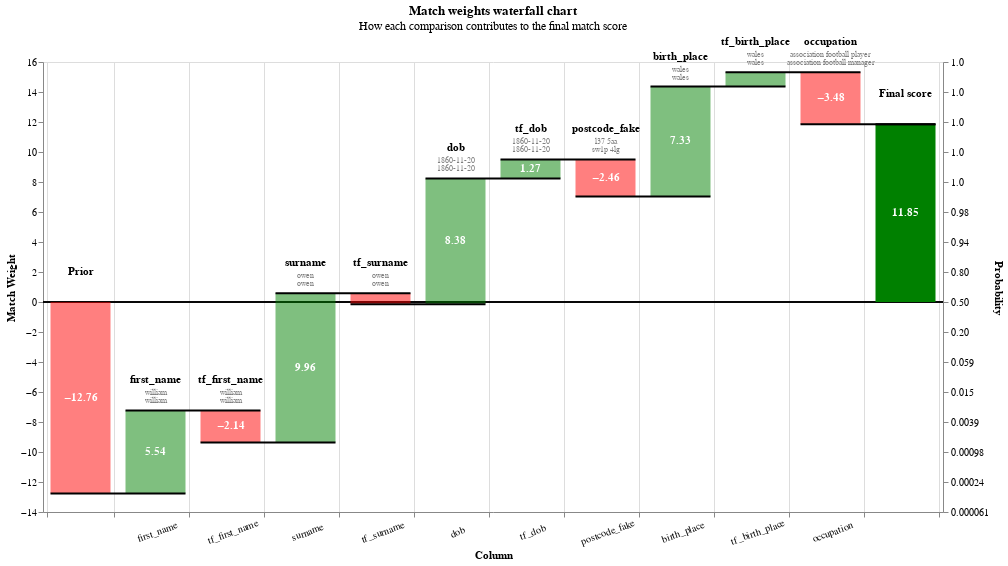

Write notebook code for a chart like this one.
### Code cell
records = linker.prediction_errors_from_labels_column(
    "cluster",
    threshold=0.999,
    include_false_negatives=False,
    include_false_positives=True,
).as_record_dict()
linker.waterfall_chart(records)

### Figure 1 — Vega-Lite specification as saved in the notebook (floating-point values rounded to 4 significant figures)
{"config": {"view": {"continuousWidth": 400, "continuousHeight": 300}}, "layer": [{"layer": [{"mark": "rule", "encoding": {"color": {"value": "black"}, "size": {"value": 0.5}, "y": {"field": "zero", "type": "quantitative"}}}, {"mark": {"type": "bar", "width": 60}, "encoding": {"color": {"condition": {"test": "(datum.log2_bayes_factor < 0)", "value": "red"}, "value": "green"}, "opacity": {"condition": {"test": "datum.column_name == 'Prior match weight' || datum.column_name == 'Final score'", "value": 1}, "value": 0.5}, "tooltip": [{"field": "column_name", "title": "Comparison column", "type": "nominal"}, {"field": "value_l", "title": "Value (L)", "type": "nominal"}, {"field": "value_r", "title": "Value (R)", "type": "nominal"}, {"field": "label_for_charts", "title": "Label", "type": "ordinal"}, {"field": "sql_condition", "title": "SQL condition", "type": "nominal"}, {"field": "comparison_vector_value", "title": "Comparison vector value", "type": "nominal"}, {"field": "bayes_factor", "format": ",.4f", "title": "Bayes factor = m/u", "type": "quantitative"}, {"field": "log2_bayes_factor", "format": ",.4f", "title": "Match weight = log2(m/u)", "type": "quantitative"}, {"field": "prob", "format": ".4f", "title": "Cumulative match probability", "type": "quantitative"}, {"field": "bayes_factor_description", "title": "Match weight description", "type": "nominal"}], "x": {"axis": {"grid": true, "labelAlign": "center", "labelAngle": -20, "labelExpr": "datum.value == 'Prior' || datum.value == 'Final score' ? '' : datum.value", "labelPadding": 10, "tickBand": "extent", "title": "Column"}, "field": "column_name", "sort": {"field": "bar_sort_order", "order": "ascending"}, "type": "nominal"}, "y": {"axis": {"grid": false, "orient": "left", "title": "Match Weight"}, "field": "previous_sum", "type": "quantitative"}, "y2": {"field": "sum"}}}, {"mark": {"type": "text", "fontWeight": "bold"}, "encoding": {"color": {"value": "white"}, "text": {"condition": {"test": "abs(datum.log2_bayes_factor) > 1", "field": "log2_bayes_factor", "format": ".2f", "type": "nominal"}, "value": ""}, "x": {"axis": {"labelAngle": -20, "title": "Column"}, "field": "column_name", "sort": {"field": "bar_sort_order", "order": "ascending"}, "type": "nominal"}, "y": {"axis": {"orient": "left"}, "field": "center", "type": "quantitative"}}}, {"mark": {"type": "text", "baseline": "bottom", "dy": -25, "fontWeight": "bold"}, "encoding": {"color": {"value": "black"}, "text": {"field": "column_name", "type": "nominal"}, "x": {"axis": {"labelAngle": -20, "title": "Column"}, "field": "column_name", "sort": {"field": "bar_sort_order", "order": "ascending"}, "type": "nominal"}, "y": {"field": "sum_top", "type": "quantitative"}}}, {"mark": {"type": "text", "baseline": "bottom", "dy": -13, "fontSize": 8}, "encoding": {"color": {"value": "grey"}, "text": {"field": "value_l", "type": "nominal"}, "x": {"axis": {"labelAngle": -20, "title": "Column"}, "field": "column_name", "sort": {"field": "bar_sort_order", "order": "ascending"}, "type": "nominal"}, "y": {"field": "sum_top", "type": "quantitative"}}}, {"mark": {"type": "text", "baseline": "bottom", "dy": -5, "fontSize": 8}, "encoding": {"color": {"value": "grey"}, "text": {"field": "value_r", "type": "nominal"}, "x": {"axis": {"labelAngle": -20, "title": "Column"}, "field": "column_name", "sort": {"field": "bar_sort_order", "order": "ascending"}, "type": "nominal"}, "y": {"field": "sum_top", "type": "quantitative"}}}]}, {"mark": {"type": "rule", "color": "black", "strokeWidth": 2, "x2Offset": 30, "xOffset": -30}, "encoding": {"x": {"axis": {"labelAngle": -20, "title": "Column"}, "field": "column_name", "sort": {"field": "bar_sort_order", "order": "ascending"}, "type": "nominal"}, "x2": {"field": "lead"}, "y": {"axis": {"labelExpr": "format(1 / (1 + pow(2, -1*datum.value)), '.2r')", "orient": "right", "title": "Probability"}, "field": "sum", "scale": {"zero": false}, "type": "quantitative"}}}], "data": {"name": "data-d3d6e59fac9c9c0c0fb88d54cfb5178e"}, "height": 450, "params": [{"name": "record_number", "bind": {"input": "range", "max": 1, "min": 0, "step": 1}, "value": 0}], "resolve": {"axis": {"y": "independent"}}, "title": {"text": "Match weights waterfall chart", "subtitle": "How each comparison contributes to the final match score"}, "transform": [{"filter": "(datum.record_number == record_number)"}, {"filter": "(datum.bayes_factor !== 1.0)"}, {"window": [{"op": "sum", "field": "log2_bayes_factor", "as": "sum"}, {"op": "lead", "field": "column_name", "as": "lead"}], "frame": [null, 0]}, {"calculate": "datum.column_name === \"Final score\" ? datum.sum - datum.log2_bayes_factor : datum.sum", "as": "sum"}, {"calculate": "datum.lead === null ? datum.column_name : datum.lead", "as": "lead"}, {"calculate": "datum.column_name === \"Final score\" || datum.column_name === \"Prior match weight\" ? 0 : datum.sum - datum.log2_bayes_factor", "as": "previous_sum"}, {"calculate": "datum.sum > datum.previous_sum ? datum.column_name : \"\"", "as": "top_label"}, {"calculate": "datum.sum < datum.previous_sum ? datum.column_name : \"\"", "as": "bottom_label"}, {"calculate": "datum.sum > datum.previous_sum ? datum.sum : datum.previous_sum", "as": "sum_top"}, {"calculate": "datum.sum < datum.previous_sum ? datum.sum : datum.previous_sum", "as": "sum_bottom"}, {"calculate": "(datum.sum + datum.previous_sum) / 2", "as": "center"}, {"calculate": "(datum.log2_bayes_factor > 0 ? \"+\" : \"\") + datum.log2_bayes_factor", "as": "text_log2_bayes_factor"}, {"calculate": "datum.sum < datum.previous_sum ? 4 : -4", "as": "dy"}, {"calculate": "datum.sum < datum.previous_sum ? \"top\" : \"bottom\"", "as": "baseline"}, {"calculate": "1. / (1 + pow(2, -1.*datum.sum))", "as": "prob"}, {"calculate": "0*datum.sum", "as": "zero"}], "width": {"step": 75}, "$schema": "https://vega.github.io/schema/vega-lite/v5.9.3.json", "datasets": {"data-d3d6e59fac9c9c0c0fb88d54cfb5178e": [{"column_name": "Prior", "label_for_charts": "Starting match weight (prior)", "sql_condition": null, "log2_bayes_factor": -12.76, "bayes_factor": 0.0001438, "comparison_vector_value": null, "m_probability": null, "u_probability": null, "bayes_factor_description": null, "value_l": "", "value_r": "", "term_frequency_adjustment": null, "bar_sort_order": 0, "record_number": 0}, {"column_name": "first_name", "label_for_charts": "Exact match first_name", "sql_condition": "\"first_name_l\" = \"first_name_r\"", "log2_bayes_factor": 5.535, "bayes_factor": 46.38, "comparison_vector_value": 3, "m_probability": 0.5546, "u_probability": 0.01196, "bayes_factor_description": "If comparison level is `exact match first_name` then comparison is 46.38 times more likely to be a match", "value_l": "william", "value_r": "william", "term_frequency_adjustment": false, "bar_sort_order": 1, "record_number": 0}, {"column_name": "tf_first_name", "label_for_charts": "Term freq adjustment on first_name with weight {cl.tf_adjustment_weight}", "sql_condition": "\"first_name_l\" = \"first_name_r\"", "log2_bayes_factor": -2.137, "bayes_factor": 0.2273, "comparison_vector_value": 3, "m_probability": null, "u_probability": null, "bayes_factor_description": "Term frequency adjustment on first_name makes comparison  4.40 times less likely to be a match", "value_l": "william", "value_r": "william", "term_frequency_adjustment": true, "bar_sort_order": 2, "record_number": 0}, {"column_name": "surname", "label_for_charts": "Exact match surname", "sql_condition": "\"surname_l\" = \"surname_r\"", "log2_bayes_factor": 9.956, "bayes_factor": 992.9, "comparison_vector_value": 3, "m_probability": 0.7905, "u_probability": 0.0007961, "bayes_factor_description": "If comparison level is `exact match surname` then comparison is 992.93 times more likely to be a match", "value_l": "owen", "value_r": "owen", "term_frequency_adjustment": false, "bar_sort_order": 3, "record_number": 0}, {"column_name": "tf_surname", "label_for_charts": "Term freq adjustment on surname with weight {cl.tf_adjustment_weight}", "sql_condition": "\"surname_l\" = \"surname_r\"", "log2_bayes_factor": -0.7336, "bayes_factor": 0.6014, "comparison_vector_value": 3, "m_probability": null, "u_probability": null, "bayes_factor_description": "Term frequency adjustment on surname makes comparison  1.66 times less likely to be a match", "value_l": "owen", "value_r": "owen", "term_frequency_adjustment": true, "bar_sort_order": 4, "record_number": 0}, {"column_name": "dob", "label_for_charts": "Exact match", "sql_condition": "\"dob_l\" = \"dob_r\"", "log2_bayes_factor": 8.379, "bayes_factor": 332.9, "comparison_vector_value": 3, "m_probability": 0.6233, "u_probability": 0.001872, "bayes_factor_description": "If comparison level is `exact match` then comparison is 332.91 times more likely to be a match", "value_l": "1860-11-20", "value_r": "1860-11-20", "term_frequency_adjustment": false, "bar_sort_order": 5, "record_number": 0}, {"column_name": "tf_dob", "label_for_charts": "Term freq adjustment on dob with weight {cl.tf_adjustment_weight}", "sql_condition": "\"dob_l\" = \"dob_r\"", "log2_bayes_factor": 1.265, "bayes_factor": 2.403, "comparison_vector_value": 3, "m_probability": null, "u_probability": null, "bayes_factor_description": "Term frequency adjustment on dob makes comparison 2.40 times more likely to be a match", "value_l": "1860-11-20", "value_r": "1860-11-20", "term_frequency_adjustment": true, "bar_sort_order": 6, "record_number": 0}, {"column_name": "postcode_fake", "label_for_charts": "All other comparisons", "sql_condition": "ELSE", "log2_bayes_factor": -2.464, "bayes_factor": 0.1812, "comparison_vector_value": 0, "m_probability": 0.1811, "u_probability": 0.9992, "bayes_factor_description": "If comparison level is `all other comparisons` then comparison is  5.52 times less likely to be a match", "value_l": "l37 5aa", "value_r": "sw1p 4lg", "term_frequency_adjustment": false, "bar_sort_order": 7, "record_number": 0}, {"column_name": "birth_place", "label_for_charts": "Exact match", "sql_condition": "\"birth_place_l\" = \"birth_place_r\"", "log2_bayes_factor": 7.329, "bayes_factor": 160.8, "comparison_vector_value": 1, "m_probability": 0.8306, "u_probability": 0.005165, "bayes_factor_description": "If comparison level is `exact match` then comparison is 160.82 times more likely to be a match", "value_l": "wales", "value_r": "wales", "term_frequency_adjustment": false, "bar_sort_order": 8, "record_number": 0}, {"column_name": "tf_birth_place", "label_for_charts": "Term freq adjustment on birth_place with weight {cl.tf_adjustment_weight}", "sql_condition": "\"birth_place_l\" = \"birth_place_r\"", "log2_bayes_factor": 0.9567, "bayes_factor": 1.941, "comparison_vector_value": 1, "m_probability": null, "u_probability": null, "bayes_factor_description": "Term frequency adjustment on birth_place makes comparison 1.94 times more likely to be a match", "value_l": "wales", "value_r": "wales", "term_frequency_adjustment": true, "bar_sort_order": 9, "record_number": 0}, {"column_name": "occupation", "label_for_charts": "All other comparisons", "sql_condition": "ELSE", "log2_bayes_factor": -3.476, "bayes_factor": 0.0899, "comparison_vector_value": 0, "m_probability": 0.08607, "u_probability": 0.9575, "bayes_factor_description": "If comparison level is `all other comparisons` then comparison is  11.12 times less likely to be a match", "value_l": "association football player", "value_r": "association football manager", "term_frequency_adjustment": false, "bar_sort_order": 10, "record_number": 0}, {"column_name": "tf_occupation", "label_for_charts": "All other comparisons", "sql_condition": "ELSE", "log2_bayes_factor": 0.0, "bayes_factor": 1.0, "comparison_vector_value": 0, "m_probability": 0.08607, "u_probability": 0.9575, "bayes_factor_description": "If comparison level is `all other comparisons` then comparison is  11.12 times less likely to be a match", "value_l": "", "value_r": "", "term_frequency_adjustment": true, "bar_sort_order": 11, "record_number": 0}, {"column_name": "Final score", "label_for_charts": "Final score", "sql_condition": null, "log2_bayes_factor": 11.85, "bayes_factor": 3683.0, "comparison_vector_value": null, "m_probability": null, "u_probability": null, "bayes_factor_description": null, "value_l": "", "value_r": "", "term_frequency_adjustment": null, "bar_sort_order": 12, "record_number": 0}, {"column_name": "Prior", "label_for_charts": "Starting match weight (prior)", "sql_condition": null, "log2_bayes_factor": -12.76, "bayes_factor": 0.0001438, "comparison_vector_value": null, "m_probability": null, "u_probability": null, "bayes_factor_description": null, "value_l": "", "value_r": "", "term_frequency_adjustment": null, "bar_sort_order": 0, "record_number": 1}, {"column_name": "first_name", "label_for_charts": "All other comparisons", "sql_condition": "ELSE", "log2_bayes_factor": -1.07, "bayes_factor": 0.4763, "comparison_vector_value": 0, "m_probability": 0.3252, "u_probability": 0.6829, "bayes_factor_description": "If comparison level is `all other comparisons` then comparison is  2.10 times less likely to be a match", "value_l": "william", "value_r": "will", "term_frequency_adjustment": false, "bar_sort_order": 1, "record_number": 1}, {"column_name": "tf_first_name", "label_for_charts": "All other comparisons", "sql_condition": "ELSE", "log2_bayes_factor": 0.0, "bayes_factor": 1.0, "comparison_vector_value": 0, "m_probability": 0.3252, "u_probability": 0.6829, "bayes_factor_description": "If comparison level is `all other comparisons` then comparison is  2.10 times less likely to be a match", "value_l": "", "value_r": "", "term_frequency_adjustment": true, "bar_sort_order": 2, "record_number": 1}, {"column_name": "surname", "label_for_charts": "Exact match surname", "sql_condition": "\"surname_l\" = \"surname_r\"", "log2_bayes_factor": 9.956, "bayes_factor": 992.9, "comparison_vector_value": 3, "m_probability": 0.7905, "u_probability": 0.0007961, "bayes_factor_description": "If comparison level is `exact match surname` then comparison is 992.93 times more likely to be a match", "value_l": "owen", "value_r": "owen", "term_frequency_adjustment": false, "bar_sort_order": 3, "record_number": 1}, {"column_name": "tf_surname", "label_for_charts": "Term freq adjustment on surname with weight {cl.tf_adjustment_weight}", "sql_condition": "\"surname_l\" = \"surname_r\"", "log2_bayes_factor": -0.7336, "bayes_factor": 0.6014, "comparison_vector_value": 3, "m_probability": null, "u_probability": null, "bayes_factor_description": "Term frequency adjustment on surname makes comparison  1.66 times less likely to be a match", "value_l": "owen", "value_r": "owen", "term_frequency_adjustment": true, "bar_sort_order": 4, "record_number": 1}, {"column_name": "dob", "label_for_charts": "Exact match", "sql_condition": "\"dob_l\" = \"dob_r\"", "log2_bayes_factor": 8.379, "bayes_factor": 332.9, "comparison_vector_value": 3, "m_probability": 0.6233, "u_probability": 0.001872, "bayes_factor_description": "If comparison level is `exact match` then comparison is 332.91 times more likely to be a match", "value_l": "1860-11-20", "value_r": "1860-11-20", "term_frequency_adjustment": false, "bar_sort_order": 5, "record_number": 1}, {"column_name": "tf_dob", "label_for_charts": "Term freq adjustment on dob with weight {cl.tf_adjustment_weight}", "sql_condition": "\"dob_l\" = \"dob_r\"", "log2_bayes_factor": 1.265, "bayes_factor": 2.403, "comparison_vector_value": 3, "m_probability": null, "u_probability": null, "bayes_factor_description": "Term frequency adjustment on dob makes comparison 2.40 times more likely to be a match", "value_l": "1860-11-20", "value_r": "1860-11-20", "term_frequency_adjustment": true, "bar_sort_order": 6, "record_number": 1}, {"column_name": "postcode_fake", "label_for_charts": "Null", "sql_condition": "\"postcode_fake_l\" IS NULL OR \"postcode_fake_r\" IS NULL", "log2_bayes_factor": 0.0, "bayes_factor": 1.0, "comparison_vector_value": -1, "m_probability": null, "u_probability": null, "bayes_factor_description": "If comparison level is `null` then comparison is 1.00 times more likely to be a match", "value_l": "None", "value_r": "sw1p 4lg", "term_frequency_adjustment": false, "bar_sort_order": 7, "record_number": 1}, {"column_name": "birth_place", "label_for_charts": "Null", "sql_condition": "\"birth_place_l\" IS NULL OR \"birth_place_r\" IS NULL", "log2_bayes_factor": 0.0, "bayes_factor": 1.0, "comparison_vector_value": -1, "m_probability": null, "u_probability": null, "bayes_factor_description": "If comparison level is `null` then comparison is 1.00 times more likely to be a match", "value_l": "None", "value_r": "None", "term_frequency_adjustment": false, "bar_sort_order": 8, "record_number": 1}, {"column_name": "tf_birth_place", "label_for_charts": "Null", "sql_condition": "\"birth_place_l\" IS NULL OR \"birth_place_r\" IS NULL", "log2_bayes_factor": 0.0, "bayes_factor": 1.0, "comparison_vector_value": -1, "m_probability": null, "u_probability": null, "bayes_factor_description": "If comparison level is `null` then comparison is 1.00 times more likely to be a match", "value_l": "", "value_r": "", "term_frequency_adjustment": true, "bar_sort_order": 9, "record_number": 1}, {"column_name": "occupation", "label_for_charts": "Exact match", "sql_condition": "\"occupation_l\" = \"occupation_r\"", "log2_bayes_factor": 4.425, "bayes_factor": 21.49, "comparison_vector_value": 1, "m_probability": 0.9139, "u_probability": 0.04253, "bayes_factor_description": "If comparison level is `exact match` then comparison is 21.49 times more likely to be a match", "value_l": "association football player", "value_r": "association football player", "term_frequency_adjustment": false, "bar_sort_order": 10, "record_number": 1}, {"column_name": "tf_occupation", "label_for_charts": "Term freq adjustment on occupation with weight {cl.tf_adjustment_weight}", "sql_condition": "\"occupation_l\" = \"occupation_r\"", "log2_bayes_factor": 0.5846, "bayes_factor": 1.5, "comparison_vector_value": 1, "m_probability": null, "u_probability": null, "bayes_factor_description": "Term frequency adjustment on occupation makes comparison 1.50 times more likely to be a match", "value_l": "association football player", "value_r": "association football player", "term_frequency_adjustment": true, "bar_sort_order": 11, "record_number": 1}, {"column_name": "Final score", "label_for_charts": "Final score", "sql_condition": null, "log2_bayes_factor": 10.04, "bayes_factor": 1054.0, "comparison_vector_value": null, "m_probability": null, "u_probability": null, "bayes_factor_description": null, "value_l": "", "value_r": "", "term_frequency_adjustment": null, "bar_sort_order": 12, "record_number": 1}]}}
